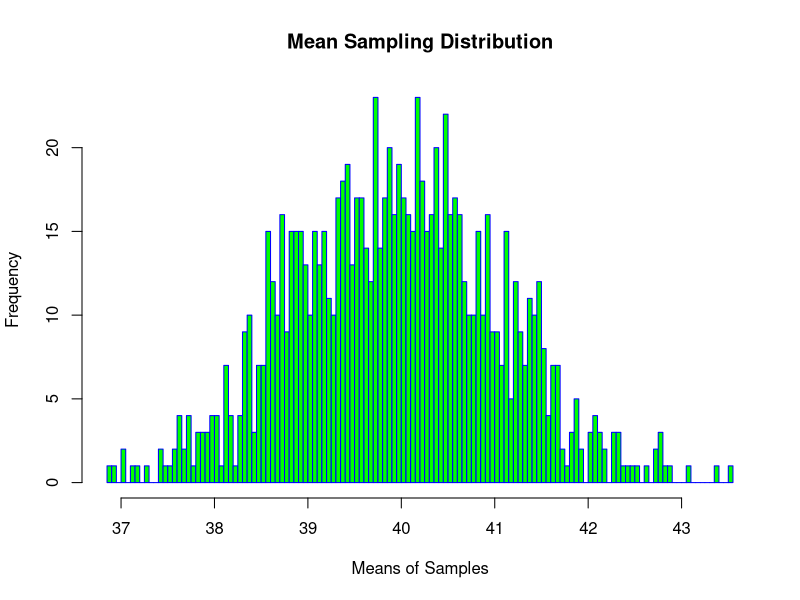
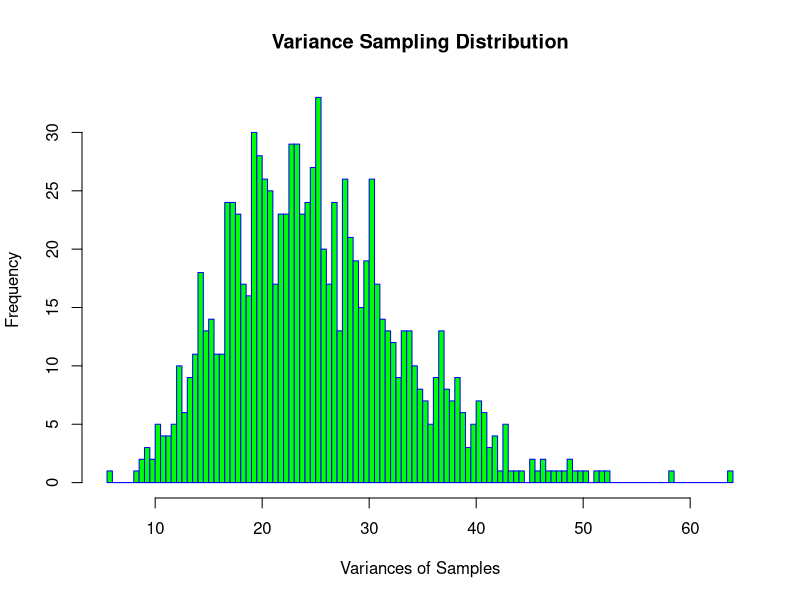

R code for these plots, in order:
#setting the parameters for drawing samples using normal distribution
sample=1000
n=20
mean = 40
sd=5

#generating a matrix where each row corresponds to one replication/sample of size n.
mat <- matrix(rnorm(n, mean = mean, sd = sd),ncol=n)

#filling up of above matrix
for (i in 2:1000) {
  mat1 <- matrix(rnorm(n, mean = mean, sd = sd),ncol=n) 
  mat<-rbind(mat, mat1)
}

#view the above formed matrix
View(mat)

#calculating row wise means and variances for mat
means <- rowMeans(mat)
variances <- apply(mat, 1, var)

#histogram for Ploting the sampling distributions of means and variances
hist(means, xlab="Means of Samples",border="blue",col="green",main="Mean Sampling Distribution", breaks=sample/10)

hist(variances, xlab="Variances of Samples",border="blue",col="green",main="Variance Sampling Distribution", breaks=sample/10)